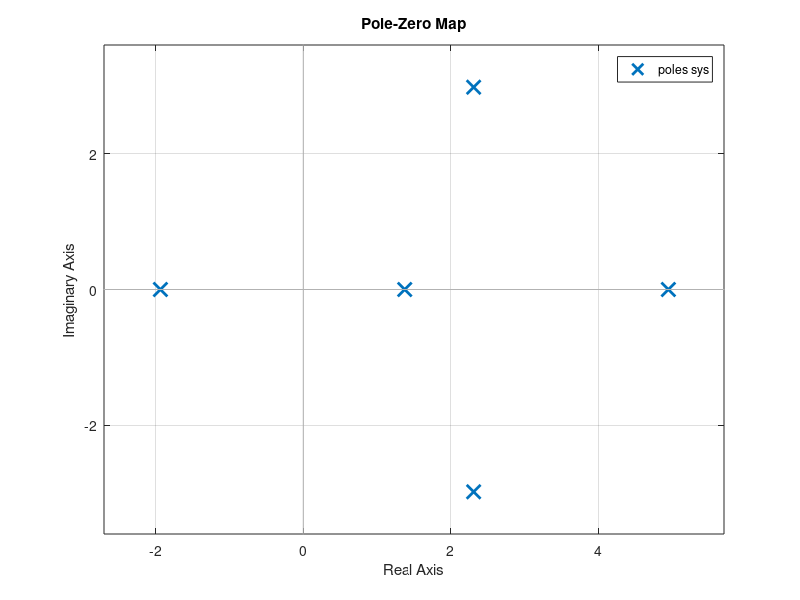

Source code (MATLAB): (Note: this script raises an error after producing the figure.)
%% MAE182 Assignment 6 Problem 1
% Eric Foss
% A17068006

A = [ 5  0  3  0  1;
      3  0  0 -2  0;
      0 -2  4  1  0;
      1  3 -4  1  3;
      0  2  2  0 -1];

B = [ 0  1;
      0  2;
      0  0;
      1  3;
      1  1];


C = [ 0  0  1  0  0];

D = 0;

x0 = [1; 2; 3; 4; 5];

sys = ss(A, B, C, D);

pzmap(sys);

syms g a b;

R(a, b) = [ a  0;
            0  b];

Q(g) = [ 0  0  0  0  0;
         0  0  0  0  0;
         0  0  g  0  0;
         0  0  0  0  0;
         0  0  0  0  0];


%% CASE 1 %%%%%%%%%%%

R1 = R(0.1, 0.1);
Q1 = Q(3);
[K, S, eig] = lqr(sys, Q1, R1);

pzmap(eig);

t = [0 10];
[~, x] = ode45(@dynamics1, t, x0, odeset('RelTol',1e-12,'AbsTol',1e-15));



function xdot = dynamics1(~, x)

xdot = (A - B*K1)*x;

end


